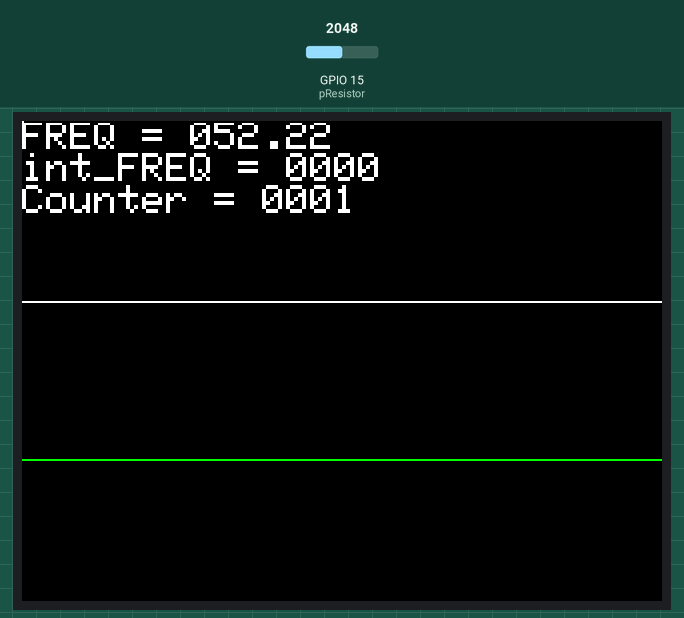
A program run on a simulated ESP32. On the bench: 320×240 colour display. The inputs (shaded band) are chosen by the test bench; at power-on: GPIO 15 (pResistor) = 2048.

Above: at 2.3 s.
2.4 s: GPIO 15 (pResistor) set to 2866
At 3.8 s:
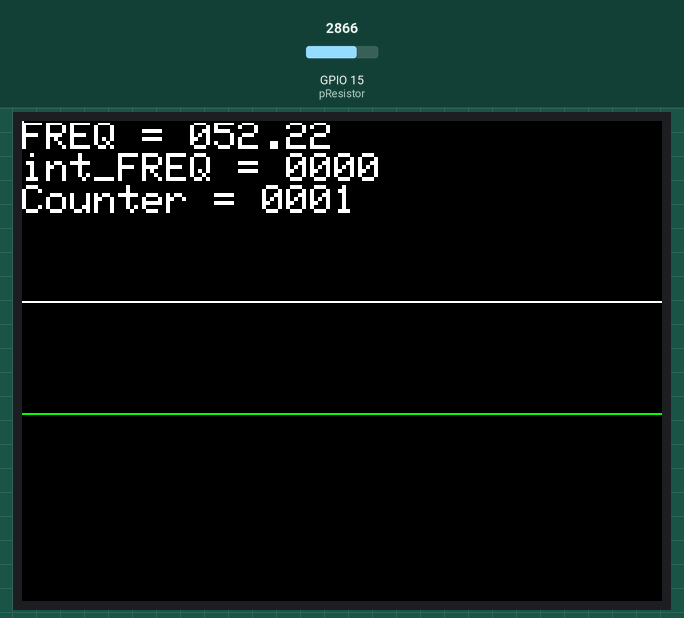
4.2 s: GPIO 15 (pResistor) set to 3603
At 5.5 s:
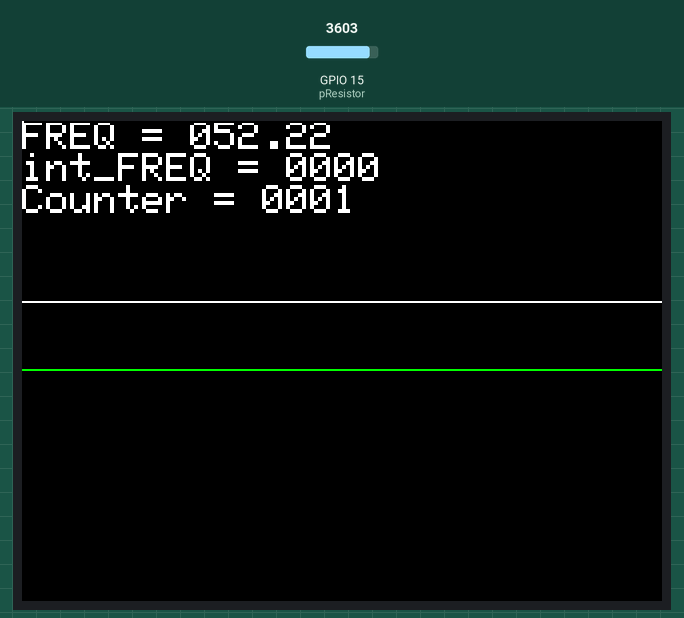
6.0 s: GPIO 15 (pResistor) set to 4095
At 7.2 s:
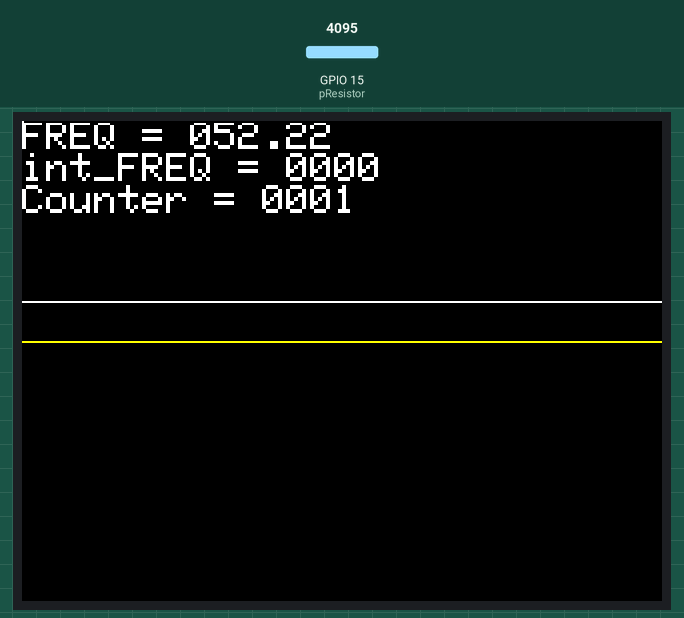
Timing chart, 0 to 9.0 s (numbered marks = the images above; inputs shaded):
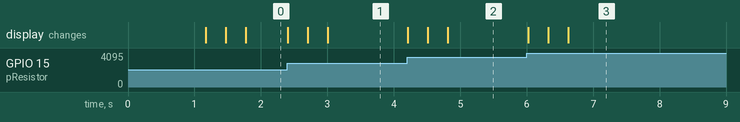

The program:

main.cpp
```cpp
#include <Arduino.h>
#include <M5stack.h>

const int pResistor = 15; //photot resistor assignedto pin 15
const int size = 10;
int counter = 0;
const float delayMs = 1;
int glitchT = 10;
float val_old = 0, val_new = 0, time_old = 0, time_new = 1;
float threshold = 1200;
float period = 0;
float freq = 0, old_freq = 0,avg_freq = 0, out_freq = 0;
int freq_array[size] = {};
int int_freq = 0,int_out_freq = 0;
float min_v = 5000, max_v = 0;

int x = 0, y = 0, x_pos = 0;
int y_pos[320] = {239};

void Clear_Screen(); //forward declaration of clear screen

void setup() {
  M5.begin(); //Init M5Core. Initialize M5Core
  M5.Power.begin(); //Init Power module. Initialize the power module
  pinMode(pResistor, INPUT); //Set pResistor as INPUT
  Serial.begin(115200); //Serial setup for terminal monitoring
  delay(1000);//start up delay experiment
  M5.Lcd.setTextSize(2);
  M5.Lcd.drawLine(0, 90, 320, 90, WHITE);
}
void loop() {
val_new = analogRead(pResistor); // reads value on pin
M5.Lcd.drawLine(x_pos, 91, x_pos, 109, BLACK);

if(val_new >= threshold && val_old <= threshold){ // if value previously was below threshold and now is over it
    old_freq = freq;
    time_old = time_new;                          // register it as a peak of the wave
    time_new = millis();
    period = time_new - time_old; // calculates the period of the wave
    freq = 60/(period/1000);
    freq_array[counter] = freq;
    //Gitch detection////////////////////////////////////////////////
    if(freq_array[counter]+glitchT<old_freq || freq_array[counter]-glitchT>old_freq){
      freq_array[counter] = 0;
      if(counter>0){
        counter--;
      }
    }
    ////////////////////////////////////////////////////////////////
    if (counter == size-1){
      avg_freq = 0;
      out_freq = 0;
      for(int i=0; i<size-1;i++){
        avg_freq += freq_array[i];
      }
      out_freq = avg_freq/counter;
      counter = 0;
    }else{
      counter++;
    }
    int_freq = (int)freq;
    int_out_freq = (int)out_freq;
    M5.Lcd.setCursor(0, 0);
    M5.Lcd.printf("FREQ = %06.2f\n", freq);
    //M5.Lcd.printf("Period = %06.2f\n", period);
    //M5.Lcd.printf("int_FREQ = %04i\n", int_freq);
    M5.Lcd.printf("int_FREQ = %04i\n", int_out_freq);
    M5.Lcd.printf("Counter = %04i\n", counter); //temporary
    M5.Lcd.drawLine(x_pos, 91, x_pos, 109, WHITE);

}
  M5.Lcd.drawPixel(x_pos, y_pos[x_pos], BLACK);

  y_pos[x_pos] = 230 - (120 * (val_new / 4095));

  if(val_new == 4095){
    M5.Lcd.drawPixel(x_pos, y_pos[x_pos], YELLOW);
  }

  else if(val_new < 4095 && val_new >= threshold){
    M5.Lcd.drawPixel(x_pos, y_pos[x_pos], GREEN);
  }

  else if(val_new < threshold){
    M5.Lcd.drawPixel(x_pos, y_pos[x_pos], RED);
  }
  //~<>~<>~<>~<>~<>~<>~<>~<>~<>~<>~<>~<>~<>~<>~<>~<>~<>~<>~<>~<>~<>~<>~<>~<>~<>~<>~<>~<>~<>~<>~<>~<>~<>~<>~<>~<>~<>~<>~<>~<>~<>~<>~<>
  val_old = val_new;
  x_pos++;
  if(x_pos == 320){
    x_pos = 0;
  }
  delay(delayMs); //sampling rate of 240BPM*2*5<--(for ekg patern)
}
```

Measured:
- after the input at 2.4 s, the display: first changes at once (image 1 shows a later state)
- after the input at 4.2 s, the display: first changes at once (image 2 shows a later state)
- after the input at 6.0 s, the display: first changes at once (image 3 shows a later state)
